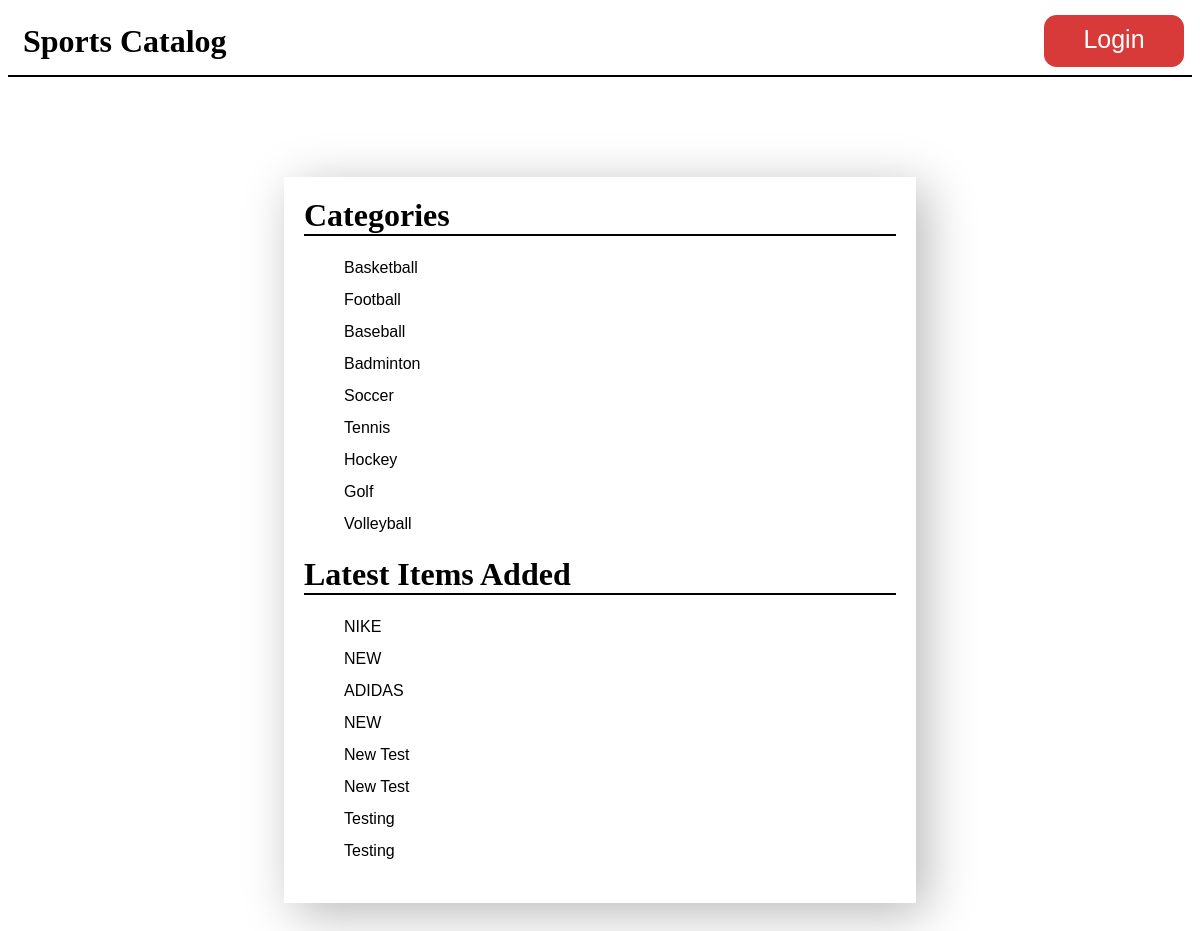
Before: / with the older database file.
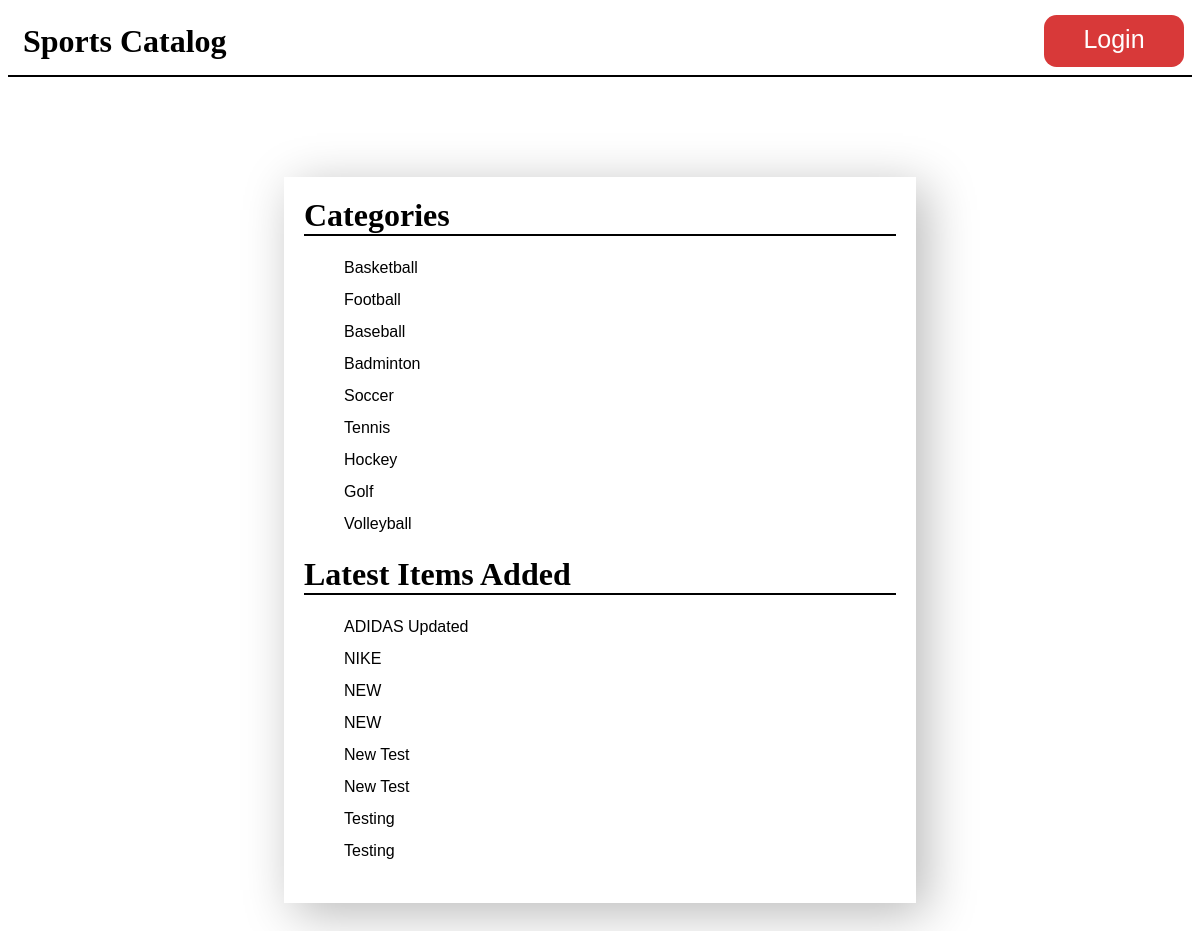
After: the same page with the newer database file.
### database_setup.py (models this page shows, shortened)
class Category(Base):
    __tablename__ = 'category'
    id = Column(Integer, primary_key=True)
    name = Column(String(100))

class Item(Base):
    __tablename__ = 'item'
    id = Column(Integer, primary_key=True)
    name = Column(String(100), nullable=False)
    description = Column(String(500), nullable=False)
    created_at = Column(DateTime, nullable=False, default=datetime.datetime.utcnow())
    updated_at = Column(DateTime, nullable=False, default=datetime.datetime.utcnow(), onupdate=datetime.datetime.utcnow())
    category_id = Column(Integer, ForeignKey('category.id'))
    category = relationship(Category)
    user_id = Column(Integer, ForeignKey('user.id'))
    user = relationship(User)

### main.py (the view)
@app.route('/')
def showHomePage():
    categories = session.query(Category).all()
    latestItems = session.query(Item).order_by(desc(Item.updated_at)).limit(8)
    return render_template('index.html', categories=categories, latestItems=latestItems)

### templates/index.html (shortened to what this page needs)
<!DOCTYPE html>
<html>
  <head>
    <link href="/static/style.css" rel="stylesheet" />
  </head>
  <body>
    <header>
      <div id="container">
        <h1><a href="{{url_for('showHomePage')}}">Sports Catalog</a></h1>
        <a href="#" id="login">Login</a>
      </div>
    </header>
    <div id="categories_content">
      <h1>Categories</h1>
      <ul>
        {% for category in categories %}
          <li>
            <a href="{{url_for('showItems', category_id=category.id)}}">{{category.name}}</a>
          </li>
        {% endfor %}
      </ul>
      <h1>Latest Items Added</h1>
      <ul>
        {% for item in latestItems %}
          <li>
            {{item.name}}
          </li>
        {% endfor %}
      </ul>
    </div>
  </body>
</html>

### static/style.css (style rules this page uses)
body { font-family: sans-serif; background-color: #fff; }
h1, h2, h3, h4 { color: #000; }
h1, h2 { font-family: 'Georgia', serif; margin: 0; }
h1 { border-bottom: 2px solid #000; }
header { padding: 15px; border-bottom: 2px solid #000; }
#login { width: 140px; height: 42px; background-color: #d83939; color: #fff; font-size: 25px; text-align: center; border-radius: 0.5em; right: 16px; top: 15px; position: absolute; padding-top: 10px; }
#container h1 { border-bottom: none; }
a { text-decoration: none; color:#FFFFCC; color: #000000; }
li { list-style: none; line-height: 2em; }
#item_content, #categories_content, #category_content, #form_content { width: 50%; float: center; margin: 100px auto; background-color: #ffffff; padding: 20px; box-shadow: 10px 10px 47px 0px #b8b8b8; }

Changed rows visible on the page:
changed Item: name "ADIDAS" → "ADIDAS Updated"; moves up the list
